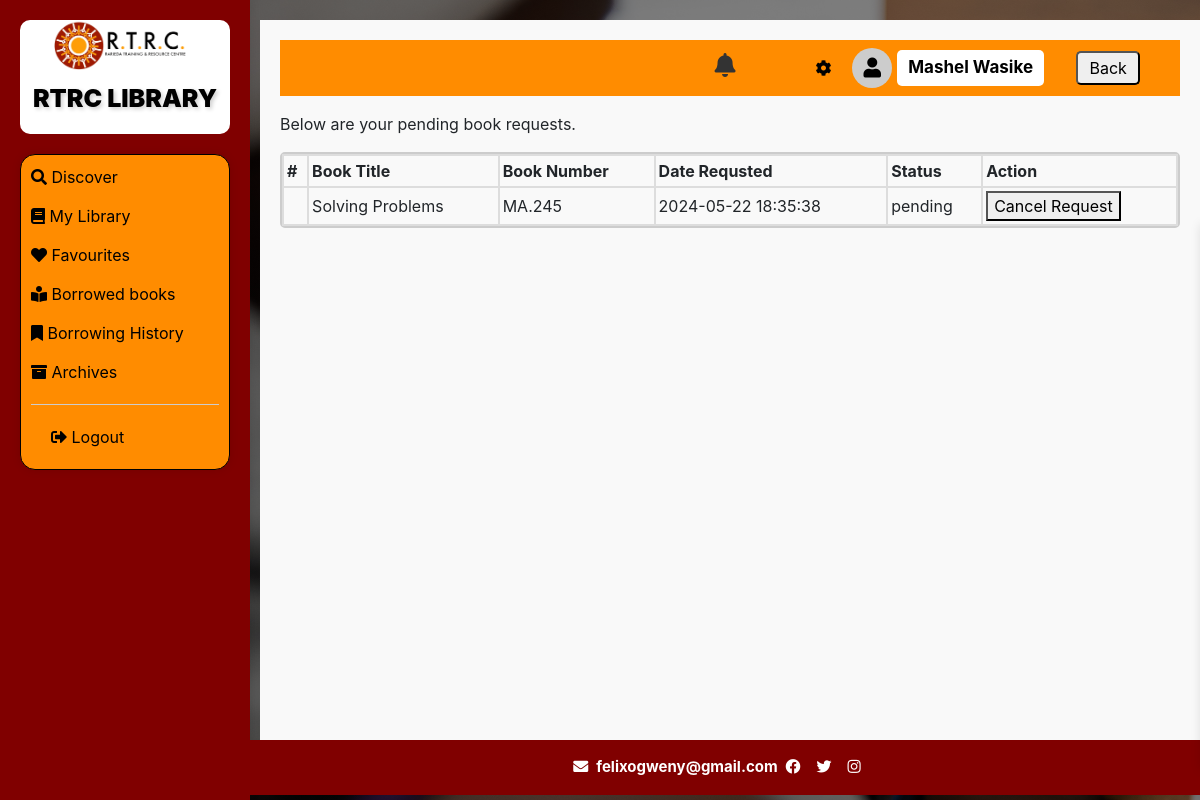
/borrowedBooks/sentRequests (signed in), run on the app's committed database.
### my_app/models.py (models this page shows)
class User(db.Model, UserMixin):
    id = db.Column(db.Integer, primary_key=True, autoincrement=True)
    name = db.Column(db.String(100))
    email = db.Column(db.String(50), unique=True, nullable=False)
    password = db.Column(db.String(50))
    role = db.Column(db.String(10), default='user')
    verified = db.Column(db.Boolean, default=False)
    user_image = db.Column(db.LargeBinary)#For storing the image data directly into the database
    user_image_filename = db.Column(db.String(255))#For storing the image file name
    creation_date = db.Column(db.DateTime(timezone=True), default=func.now())
    status = db.Column(db.String(10), default='Active')
    phone = db.Column(db.String(20))
    address = db.Column(db.String(255))
    membership_type = db.Column(db.String(20))
    verification_code = db.Column(db.String(50))
    verification_code_expires = db.Column(db.DateTime)
    favourites = db.relationship('Favourites', backref='user', cascade="all, delete-orphan")
    library = db.relationship('User_Library', backref='user', cascade="all, delete-orphan")
    requested_books = db.relationship('Requested_books', backref='user', cascade="all, delete-orphan")
    issued_books = db.relationship('Issued_book_requests', backref='user', cascade="all, delete-orphan")
    returned = db.relationship('Returned_books', backref='user', cascade='all, delete-orphan')

class Requested_books(db.Model):
    id = db.Column(db.Integer, primary_key=True, autoincrement=True)
    book_id = db.Column(db.Integer, db.ForeignKey('books.id'))
    user_id = db.Column(db.Integer, db.ForeignKey('user.id'))
    request_date = db.Column(db.DateTime(timezone=True), default=func.now())
    status = db.Column(db.String(20), default='pending')
    canceled_requests = db.relationship('Canceled_book_requests', backref='request')

class Books(db.Model):
    id = db.Column(db.Integer, primary_key=True, autoincrement=True)
    title = db.Column(db.String(100))
    author = db.Column(db.String(100))
    copies = db.Column(db.Integer)
    issued = db.Column(db.Integer)
    ISBN = db.Column(db.String(30), unique=True, nullable=False)
    book_preview_name = db.Column(db.String(255))
    category_id = db.Column(db.Integer, db.ForeignKey('category.id'))  # Foreign key to Category table
    favourites = db.relationship('Favourites', backref='books')
    library = db.relationship('User_Library', backref='books')
    requested_books = db.relationship('Requested_books', backref='books')
    hold_books = db.relationship('Hold_books', backref='books')
    issued_books = db.relationship('Issued_book_requests', backref='books')
    acquistion_date = db.Column(db.DateTime(timezone=True), default=func.now())
    returned = db.relationship('Returned_books', backref='books', cascade='all, delete-orphan')

### my_app/users/views.py (the view)
@user_view_blueprint.route('/borrowedBooks/sentRequests', methods=['GET'])
@login_required
@verified_required
def showSentRequests():
    return sentRequests()

### my_app/auth.py (called while the page is built)
def verified_required(view_func):
    @wraps(view_func)
    def decorated_view(*args, **kwargs):
        if not current_user.is_authenticated:
            return current_app.login_manager.unauthorized()
        if not current_user.verified:
            flash('Please verify your email to access this page.', category='warning')
            return redirect(url_for('auth.login'))  # Redirect to the login page if not verified
        if current_user.status != 'Active':
            flash('Your account is suspended.', category='danger')
            return redirect(url_for('auth.login'))  # Redirect to the login page if suspended
        return view_func(*args, **kwargs)
    return decorated_view

### my_app/users/views.py (called while the page is built)
def sentRequests():
    authenticate()
    requests = Requested_books.query.filter_by(status='pending').all()
    return render_template('user/sent_requests.html', requests=requests, user=current_user)

def authenticate():
    if current_user.role != 'user':
        abort(403)#we will return a forbidden error if the user is not admin

### my_app/templates/user/sent_requests.html (shortened to what this page needs)
{% extends "/user/base.html" %}
{% block content %}
<section class="borrowed-books">
    <div class="setting-support-container">
        <div class="support-container-content">
            <div class="notification">
                <span><i class="fas fa-bell"></i></span>
            </div>
            <div class="user_details">
                <div class="dropdown">
                    <button class="dropbtn" style="padding-right: 0.3rem;"><i class="fas fa-cog"></i></button>
                </div>
                <div class="user_image">
                    <i class="fas fa-user"></i>
                </div>
                <div class="user">
                    {{user.name}}
                </div>
                <div class="back">
                    <a href="/borrowedBooks" style="margin-left: 2rem;"><button type="submit" style="padding-top: 0.2rem; padding-bottom: 0.2rem; padding-left: 0.7rem; padding-right: 0.7rem; border-radius: 5px;">Back</button></a>
                </div>
            </div>
        </div>
    </div>
    <p style="margin-top: 1rem;">Below are your pending book requests.</p>
    <div class="borrowed-books-list">
        <div class="borrowed-books-table">
            <table>
                <thead>
                    <tr>
                        <th>#</th>
                        <th>Book Title</th>
                        <th>Book Number</th>
                        <th>Date Requsted</th>
                        <th>Status</th>
                        <th>Action</th>
                    </tr>
                </thead>
                <tbody id="borrowed-book-data">
                    {% if requests %}
                        {% for book in requests %}
                            <tr>
                                <td></td>
                                <td>{{book.books.title}}</td>
                                <td>{{book.books.ISBN}}</td>
                                <td>{{book.request_date}}</td>
                                <td>{{book.status}}</td>
                                <td>
                                    <form method="POST" action="{{url_for('userView.processRequestDeletion')}}">
                                        <button type="submit">Cancel Request</button>
                                    </form>
                                </td>
                            </tr>
                        {% endfor %}
                    {% else %}
                        <tr>
                            <td colspan="6">No books to show</td>
                        </tr>
                    {% endif %}
                </tbody>
            </table>
        </div>
    </div>
</section>
{% endblock %}

### my_app/static/user.css (style rules this page uses)
body { background-color: #f9f9f9; background-image: linear-gradient(111deg, rgb(0, 0, 0, 0.5) 100%, rgb(0, 0, 0, 0.5) 50%), url("/static/Images/DSC_3351.jpg"); background-attachment: fixed; margin: 0; padding: 0; font-family: Arial, sans-serif; overflow-x: hidden; }
section { justify-content: space-between; padding: 0 20px; }
.notification span { color: #333; font-size: 24px; }
.user_details { display: flex; align-items: center; }
.user_image { width: 40px; height: 40px; border-radius: 50%; background-color: #ccc; display: flex; align-items: center; justify-content: center; overflow: hidden; }
.user_image i { font-size: 20px; color: #fff; }
.user { background: white; color: black; font-size: 17px; font-weight: bold; padding-left: 0.7rem; padding-right: 0.7rem; padding-top: 0.3rem; padding-bottom: 0.3rem; border-radius: 5px; margin-left: 0.3rem; align-self: center; }
.dropdown { position: relative; }
.dropbtn { background-color: transparent; border: none; cursor: pointer; padding: 0; }
.borrowed-books { background-color: #f9f9f9; width: calc(100% - 260px); min-height: 90vh; margin-left: 260px; padding: 20px; overflow: hidden; margin-top: 20px; }
.borrowed-books-list { border: 2px solid #ccc; border-radius: 5px; }
.borrowed-books-list .borrowed-books-table table { border-collapse: collapse; width: 100%; border: 1px solid #ddd; }
.borrowed-books-list .borrowed-books-table table thead tr, .borrowed-books-list .borrowed-books-table table thead tr th, .borrowed-books-list .borrowed-books-table table tbody tr, .borrowed-books-list .borrowed-books-table table tbody tr td { text-align: left; padding: 3px; border: 2px solid #ddd; border-radius: 5px; }
.setting-support-container { display: flex; flex-flow: row; background-color: maroon; padding: 0.5rem; background: darkorange; margin-top: 0; justify-content: right; position: relative; width: 100%; }
.setting-support-container .support-container-content { margin-right: 2rem; display: flex; flex-direction: row; justify-content: space-between; }
.setting-support-container .support-container-content .notification { margin-right: 5rem; color: black; }
.setting-support-container .support-container-content .user_details { display: flex; align-items: center; }
.setting-support-container .support-container-content .user_details .user_image { width: 40px; height: 40px; border-radius: 50%; background-color: #ccc; display: flex; align-items: center; justify-content: center; overflow: hidden; }
.setting-support-container .support-container-content .user_details .user_image i { font-size: 20px; color: black; }
.setting-support-container .support-container-content .user_details .user { background: white; color: black; font-size: 17px; font-weight: bold; padding-left: 0.7rem; padding-right: 0.7rem; padding-top: 0.3rem; padding-bottom: 0.3rem; border-radius: 5px; margin-left: 0.3rem; align-self: center; }
.setting-support-container .support-container-content .user_details .dropdown { position: relative; margin-right: 1rem; }
.setting-support-container .support-container-content .user_details .dropdown .dropbtn { background-color: transparent; border: none; cursor: pointer; padding: 0; }

### data on the page
User: name "Mashel Wasike"
Requested_books: books "Solving Problems", books.ISBN "MA.245", request_date "2024-05-22 18:35:38", status "pending"
